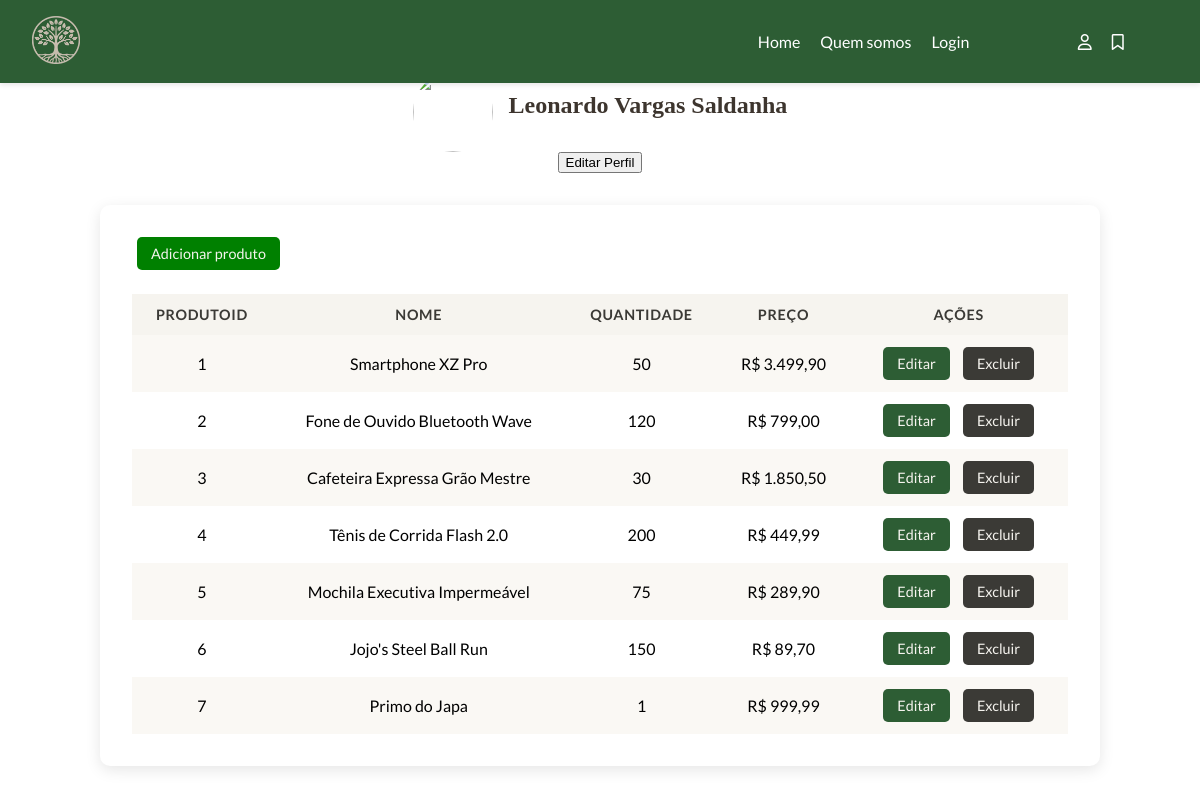
/perfil.php, run on an earlier commit of the app's database.
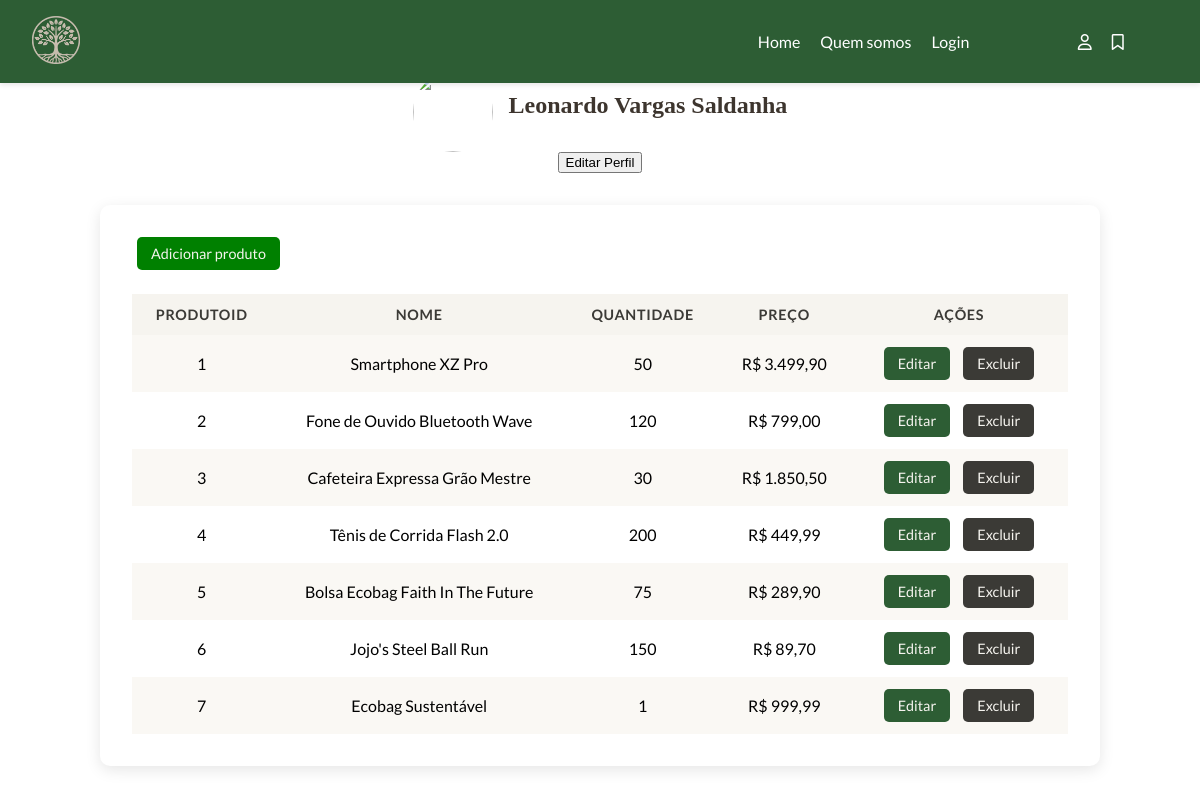
And on a later commit of the database.
### tables this page shows
CREATE TABLE `produtos` (
  `ProdutoID` int(11) NOT NULL,
  `Nome` varchar(255) NOT NULL,
  `Descricao` text DEFAULT NULL,
  `Preco` decimal(10,2) NOT NULL,
  `Quantidade` int(11) DEFAULT 0,
  `Img` text DEFAULT NULL
);

### perfil.php (the view, shortened to what this page needs)
<?php
include_once './include/conn.php';
include_once './include/head.php';
?>
<link rel="stylesheet" href="./assets/css/perfil.css">
<main>
<div class="perfil">
  <div class="foto-nome">
    <img class="img-perfil" src="https://gcomp.devpampa.com/fotos/times/time_759/jogadores/18268_1684415809422.png" alt="">
    <h2 class="nome">Leonardo Vargas Saldanha</h2>
  </div>
  <div>
    <button class="botao-perfil">Editar Perfil</button>
  </div>
</div>
  <div class="container">
    <a href="./salvar-produtos.php" class="btn btn-add">Adicionar produto</a>
    <table>
    <th>ProdutoID</th>
    <th>Nome</th>
    <th>Quantidade</th>
    <th>Preço</th>
    <th>Ações</th>
      <?php
        $sql = 'SELECT * FROM produtos;';
        $return = mysqli_query($conn, $sql);
        while($linha = mysqli_fetch_assoc($return)){
          echo '<tr id="'.$linha['ProdutoID'].'">
                  <td>'.$linha['ProdutoID'].'</td>
                  <td>'.$linha['Nome'].'</td>
                  <td>'.$linha['Quantidade'].'</td>
                  <td>'.'R$ '.number_format($linha['Preco'], 2, ',', '.').'</td>
                  <td>
                    <a href="./salvar-produtos.php?id='.$linha['ProdutoID'].'" class="btn btn-edit">Editar</a>
                    <a href="./act/produtos.php?id='.$linha['ProdutoID'].'&acao=excluir" class="btn btn-delete">Excluir</a>
                  </td>
                </tr>';
        }
        ?>
    </table>
  </div>
</main>
<?php
include_once './include/footer.php';
?>

What changed in the data, as far as the page shows it:
changed produtos id 5: Nome "Mochila Executiva Impermeável" → "Bolsa Ecobag Faith In The Future"
changed produtos id 7: Nome "Primo do Japa" → "Ecobag Sustentável"
